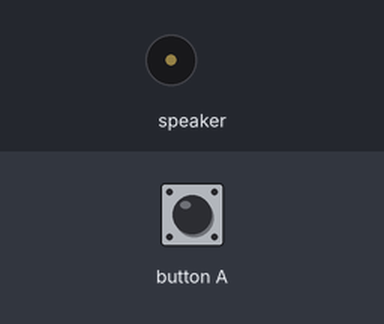
Simulated run of this program. Board: Calliope mini (MakeCode). Shown: buzzer (waves = sounding). Inputs (shaded band) come from the test bench.

Above: at 1.2 s.
1.3 s: button A pressed for 0.15 s
At 1.8 s:
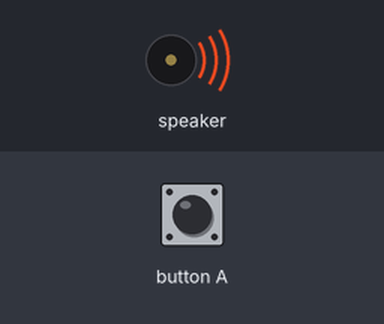
Timing chart, 0 to 10.4 s (numbered marks = the images above; inputs shaded):
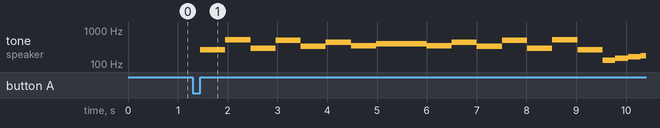

Measured:
- after the input at 1.3 s, tone on speaker: plays 262 Hz for 0.51 s, 523 Hz for 0.51 s, 294 Hz for 0.51 s, 494 Hz for 0.51 s, 330 Hz for 0.51 s, 440 Hz for 0.51 s … (19 notes in this stretch), starting after 0.15 s

The program:

main.ts
```typescript
input.onButtonEvent(Button.A, input.buttonEventClick(), function () {
    music.playMelody("C C5 D B E A F G ", 120)
    music.playMelody("G F A E B D C5 C ", 120)
    music.playTone(131, music.beat(BeatFraction.Half))
    music.playTone(147, music.beat(BeatFraction.Half))
    music.playTone(165, music.beat(BeatFraction.Half))
    music.playTone(175, music.beat(BeatFraction.Half))
    music.playTone(196, music.beat(BeatFraction.Half))
    music.playTone(220, music.beat(BeatFraction.Half))
    music.playTone(247, music.beat(BeatFraction.Half))
    music.playMelody("C E D F E G F A ", 120)
    music.playMelody("G B A C5 B A G F ", 300)
    music.playMelody("E D C D E F G A ", 300)
    music.playMelody("C B E G F E A C ", 300)
})
```

test.ts
```typescript
// Hier kann man Tests durchführen; diese Datei wird nicht kompiliert, wenn dieses Paket als Erweiterung verwendet wird.
```
